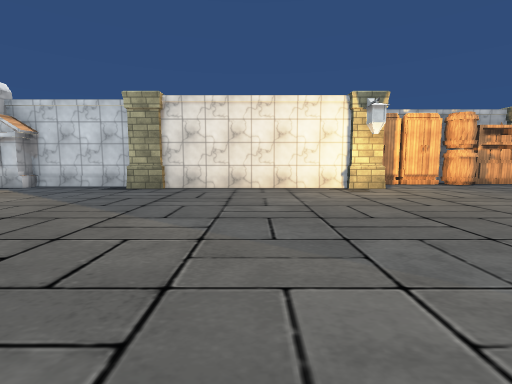
View 1 (above)

23 first-person views from a walk through a Unity game level. The camera is 1.4 m above the floor, tilts 6° down and sees 85° across. The floor is counted in squares, 2 m on a side. Each view is taken from the middle of a square. On the plan, view 1 faces up. The plan holds only what a view shows up to about 9 squares ahead; the rest is blank. The place goes on beyond the plan. Some surface patterns are stand-ins.

View 2
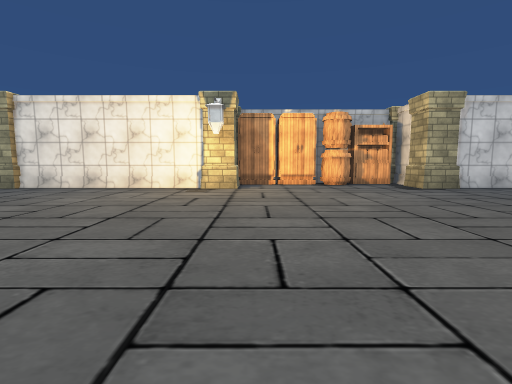

View 3
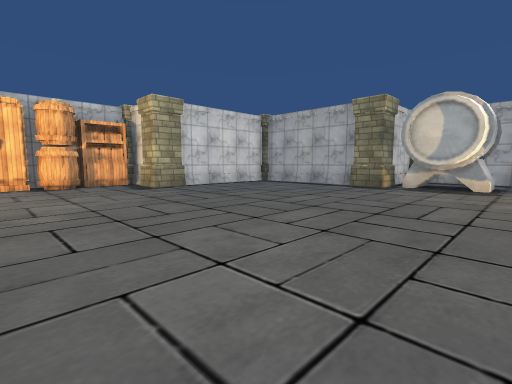

View 4
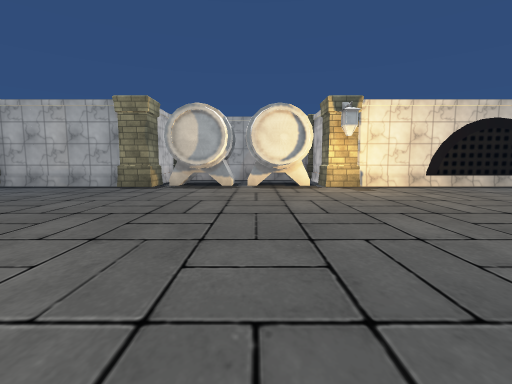

View 5
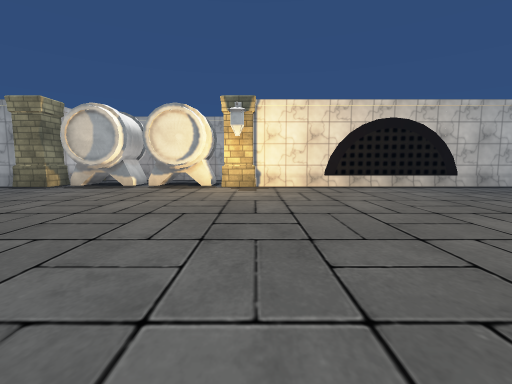

View 6
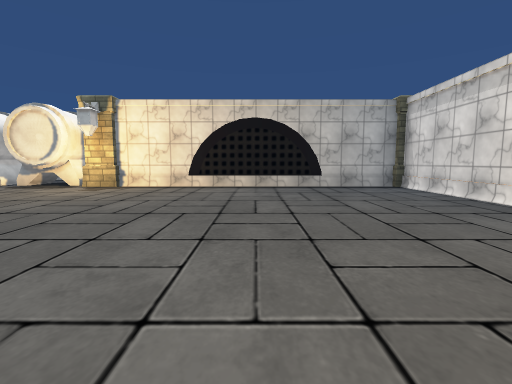

View 7
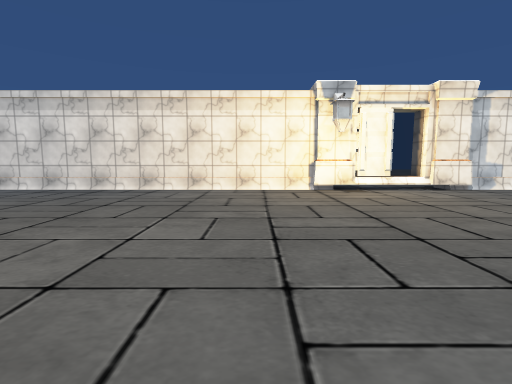

View 8
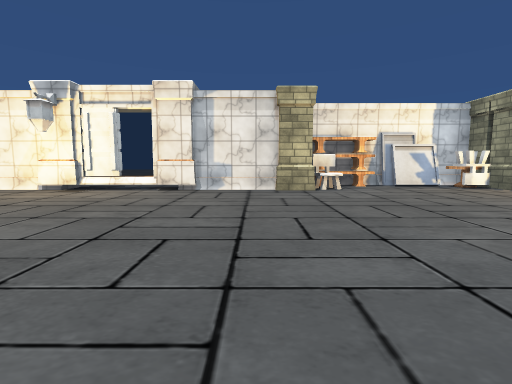

View 9
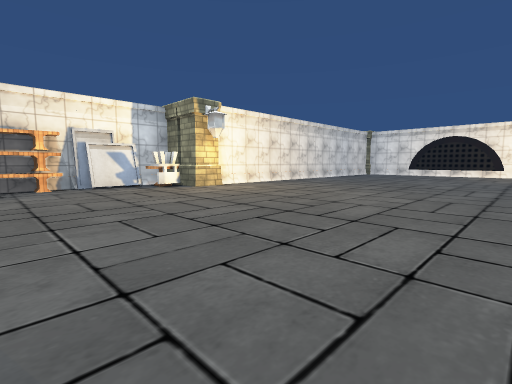

View 10
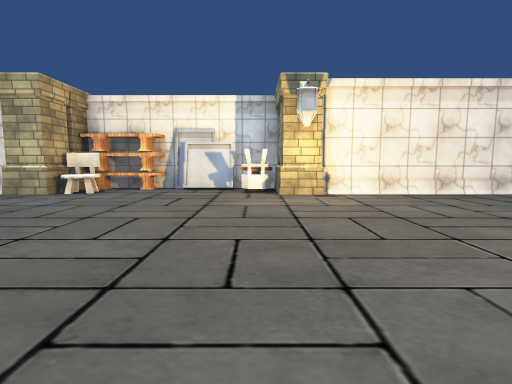

View 11
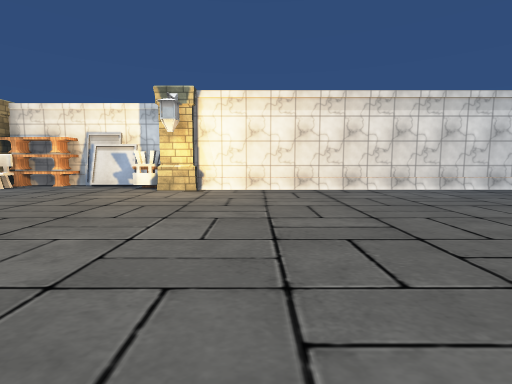

View 12
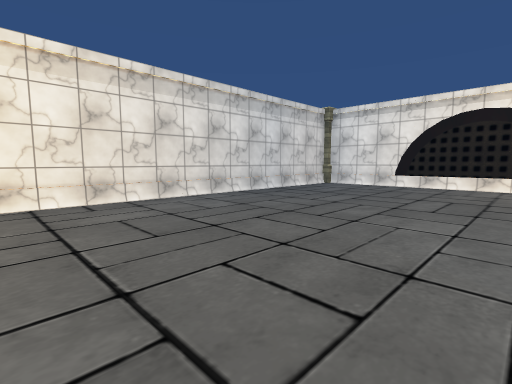

View 13
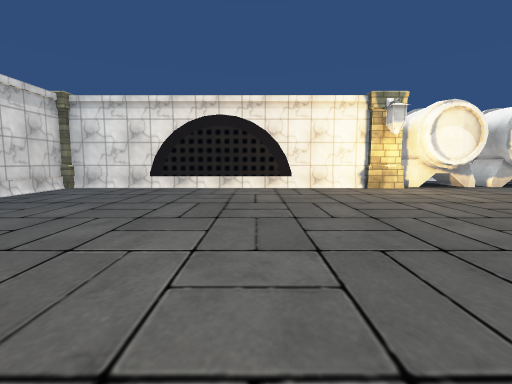

View 14
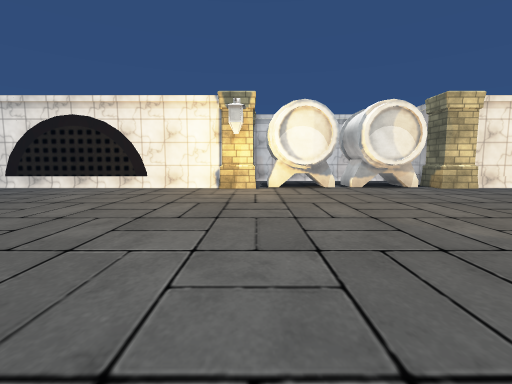

View 15
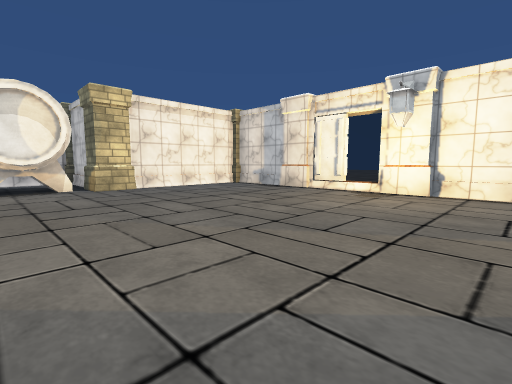

View 16
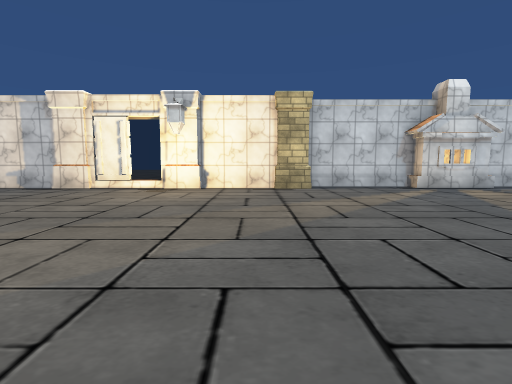

View 17
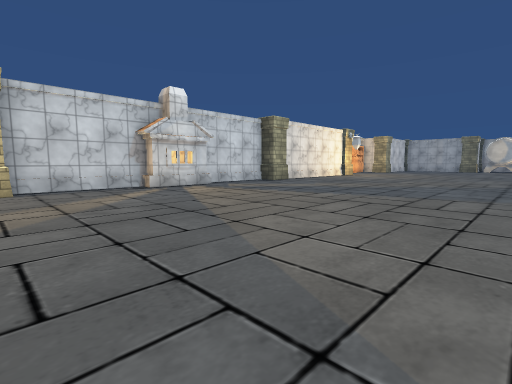

View 18
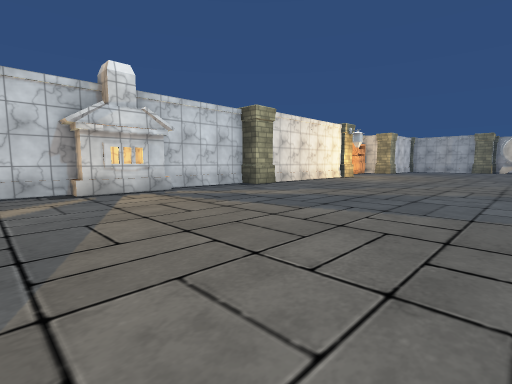

View 19
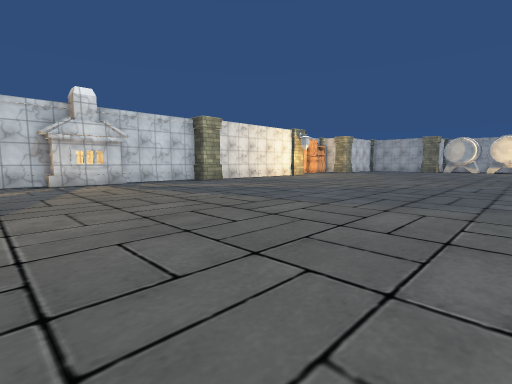

View 20
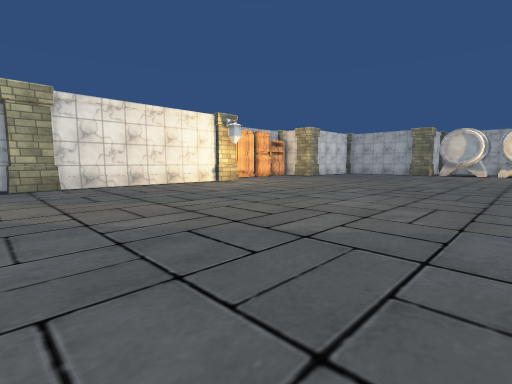

View 21
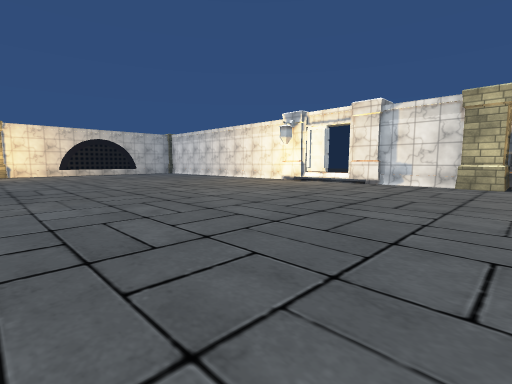

View 22
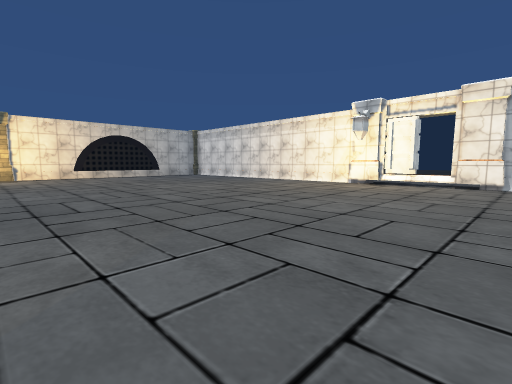

View 23
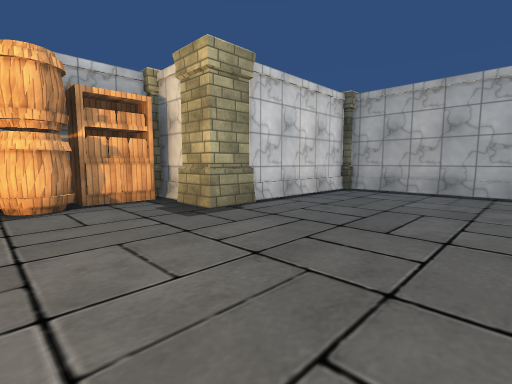

### Floor plan
Points are (right, up) in squares from view 1. A wall is a line through its corners. A room is listed if a view was taken in it or the views show most of it. See-through windows are left out.
Room 1 (views 1, 2, 3, 4, 5, 6, 7, 8, 9, 10, 11, 12, 13, 14, 15, 16, 17, 18, 19, 20, 21, 22, 23)
walls: (-2.6, -11.2) (0.6, -11.2); (-0.5, -11.1) (0.6, -11.1) (0.6, -11.9); (-3.6, 8.2) (-6.6, 8.2) (-6.6, 7.7) (-8.4, 7.7) (-8.4, 8.2) (-11.4, 8.2); (-7, 8.2) (-7.8, 8.2); (1.4, -11.2) (13.2, -11.2) (13.2, -2.9); (-5.6, -12.7) (-3.4, -12.7); (2.5, -11.1) (3.5, -11.1); (-8.6, -12.7) (-7.2, -12.7); (2.5, 7.7) (-2.6, 7.7); (-12.5, 7.7) (-14.6, 7.7); (-14.5, 7.5) (-18.5, 7.5); (-15.4, 7.7) (-17.6, 7.7); (7.2, 9.7) (5.9, 9.7); (8.7, 8.6) (8.7, 9.6); (-20.5, -0.1) (-20.5, -1.2); (-20.7, -2.9) (-20.7, -11.2) (-9.4, -11.2); (-20.7, 0) (-20.7, -1.4); (13, -1.3) (13, -0.2); (-20.5, 2.3) (-20.5, 1.1); (-21, 0.4) (-21, -1.4) (-22, -1.4); (13.2, -1.6) (13.2, 0.1); (-20.7, 2.4) (-20.7, 0.9); (13, 1.1) (13, 2.2); (13.2, 0.9) (13.2, 2.5); (-18.5, 7.7) (-20.1, 7.7); (13.5, -1.6) (13.5, 0.3); (-21, 2.5) (-21, 0.9); (13.5, 0.9) (13.5, 2.6); (13.2, 4) (13.2, 7.5); (-20.7, 6.1) (-20.7, 3.9); (12.5, 7.7) (9.5, 7.7)
objects: pillar (-21, -2); pillar (-21, 3); pillar (-9, -12); table (-8, -12); other object (-7, -12); painting (-6, -13); other object (-5, -12); other object (-4, -12); pillar (-3, -12); pillar (-3, 8); pillar (3, 8); wardrobe (4, 9); wardrobe (5, 9); barrel (6, 9); shelf (7, 9) to (8, 9); pillar (9, 8); pillar (13, -2); pillar (13, 3); pillar (13, 8)

Where each view was taken, in squares from view 1:
view 1: 0 up, 0 right, facing up
view 2: 0 up, 4 right, facing up
view 3: 0 up, 5 right, facing up-right
view 4: 0 up, 5 right, facing right
view 5: 3 down, 5 right, facing right
view 6: 7 down, 5 right, facing right
view 7: 4 down, 5 right, facing down
view 8: 4 down, 2 left, facing down
view 9: 4 down, 4 left, facing down-left
view 10: 5 down, 8 left, facing down
view 11: 4 down, 11 left, facing down
view 12: 6 down, 12 left, facing down-left
view 13: 6 down, 13 left, facing left
view 14: 2 down, 13 left, facing left
view 15: 1 up, 13 left, facing up-left
view 16: 0 up, 13 left, facing up
view 17: 0 up, 12 left, facing up-right
view 18: 1 up, 10 left, facing up-right
view 19: 2 down, 10 left, facing up-right
view 20: 1 down, 4 left, facing up-right
view 21: 2 down, 4 left, facing down-right
view 22: 2 down, 1 left, facing down-right
view 23: 4 up, 6 right, facing up-right
